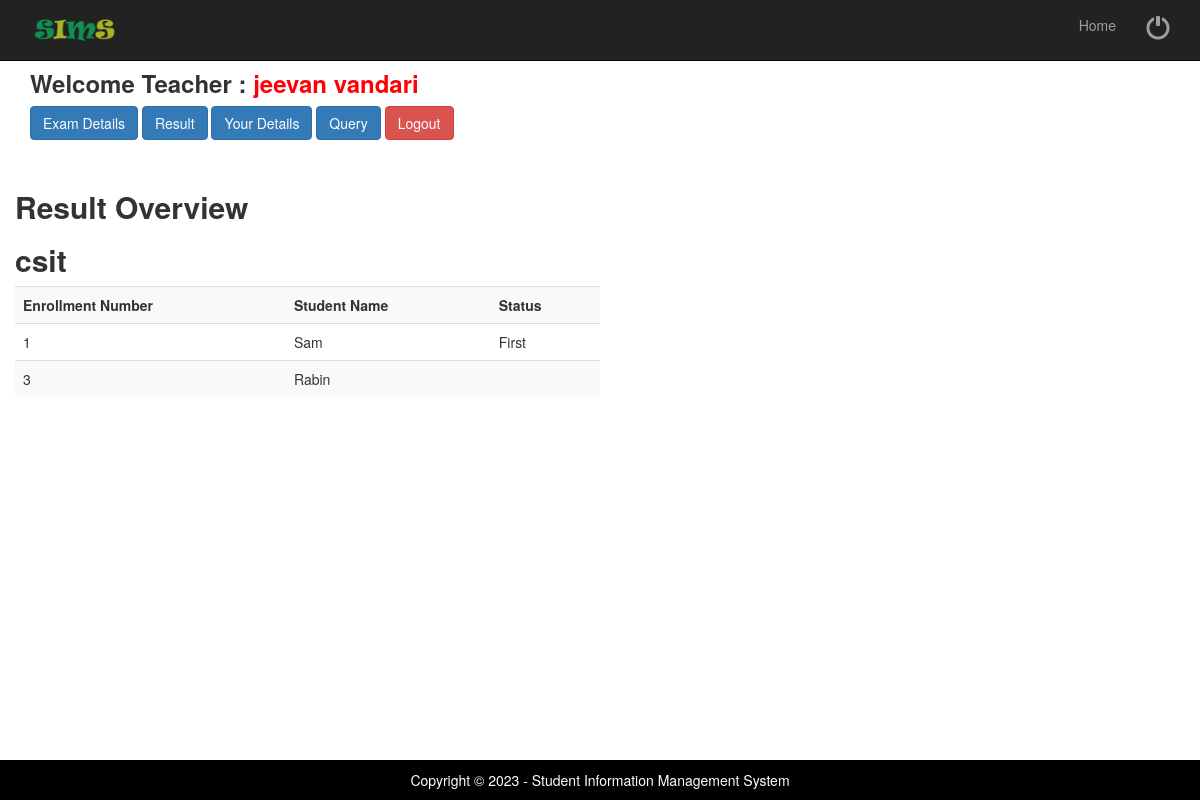
/welcomefaculty.php (signed in), run on the app's committed database.
### tables this page shows
CREATE TABLE IF NOT EXISTS `facutlytable` (
  `FID` int(10) NOT NULL AUTO_INCREMENT,
  `FName` varchar(50) NOT NULL,
  `FaName` varchar(30) NOT NULL,
  `Addrs` text NOT NULL,
  `Gender` varchar(6) NOT NULL,
  `JDate` date NOT NULL,
  `City` varchar(10) NOT NULL,
  `Pass` varchar(10) NOT NULL,
  `PhNo` bigint(10) NOT NULL,
  `course` varchar(20) DEFAULT NULL,
  `rating` float DEFAULT NULL,
  PRIMARY KEY (`FID`)
);

CREATE TABLE IF NOT EXISTS `csit` (
  `Eno` int(11) NOT NULL,
  `Sname` varchar(30) DEFAULT NULL,
  `IIT` int(11) DEFAULT NULL,
  `C` int(11) DEFAULT NULL,
  `Digital_logic` int(11) DEFAULT NULL,
  `Math` int(11) DEFAULT NULL,
  `Physics` int(11) DEFAULT NULL,
  `absences` int(11) DEFAULT '0',
  `status` varchar(50) DEFAULT NULL,
  PRIMARY KEY (`Eno`)
);

### welcomefaculty.php (the view, shortened to what this page needs)
<?php
$userid = $_SESSION[ "fidx" ];
$fname = $_SESSION[ "fname" ];
?>
<?php include('fhead.php');  ?>
<div class="container">
	<div class="row">
		<div class="col-md-8">
			<h3> <b>Welcome Teacher : <a href="welcomefaculty.php" ><span style="color:#FF0004"> <?php echo $fname; ?></span></b></a> </h3>
			<a href=""><button  href="" type="submit" class="btn btn-primary">Exam Details</button></a>
			<a href="ResultDetails.php"><button  href="" type="submit" class="btn btn-primary">Result</button></a>
			<a href="yourdetails.php"> <button  href="" type="submit" class="btn btn-primary">Your Details</button>
			<a href="qureydetails.php"> <button  href="" type="submit" class="btn btn-primary">Query</button>
			<a href="logoutfaculty"><button  href="" type="submit" class="btn btn-danger">Logout</button></a>
		</div>
		<?php
include('database.php');
$sql = "SELECT course FROM facutlytable WHERE FID=$userid";
$res=mysqli_query($connect,$sql);
$row = mysqli_fetch_array($res);
$course = $row[0];
$sql="SELECT * FROM $course";
$rs=mysqli_query($connect,$sql);
echo "<br><br><br><br><br><br><h2 ><b>Result Overview</b></h2>";
echo "<h2><b>$course</b></h2>";
echo "<table class='table table-striped' style='width:50%'>
<tr>
<th>Enrollment Number</th>
<th>Student Name</th>
<th>Status</th>
</tr>";
while($row=mysqli_fetch_array($rs))
{
?>
			<tr>
				<td>
					<?PHP echo $row['Eno'];?>
				</td>
				<td>
					<?PHP echo $row['Sname'];?>
				</td>
				<td>
					<?PHP echo $row['status'];?>
				</td>
			</tr>
			<?php
			}
			?>
			</table>
		</div>
	</div>
	<?php include('allfoot.php');  ?>

### css/modern-business.css (style rules this page uses)
html, body { height: 100%; }
body { padding-top: 50px; }

### data on the page
facutlytable: course "csit"
csit: Eno "1", Sname "Sam", status "First"
csit: Eno "3", Sname "Rabin"

### other printed values
$fname "jeevan vandari"
